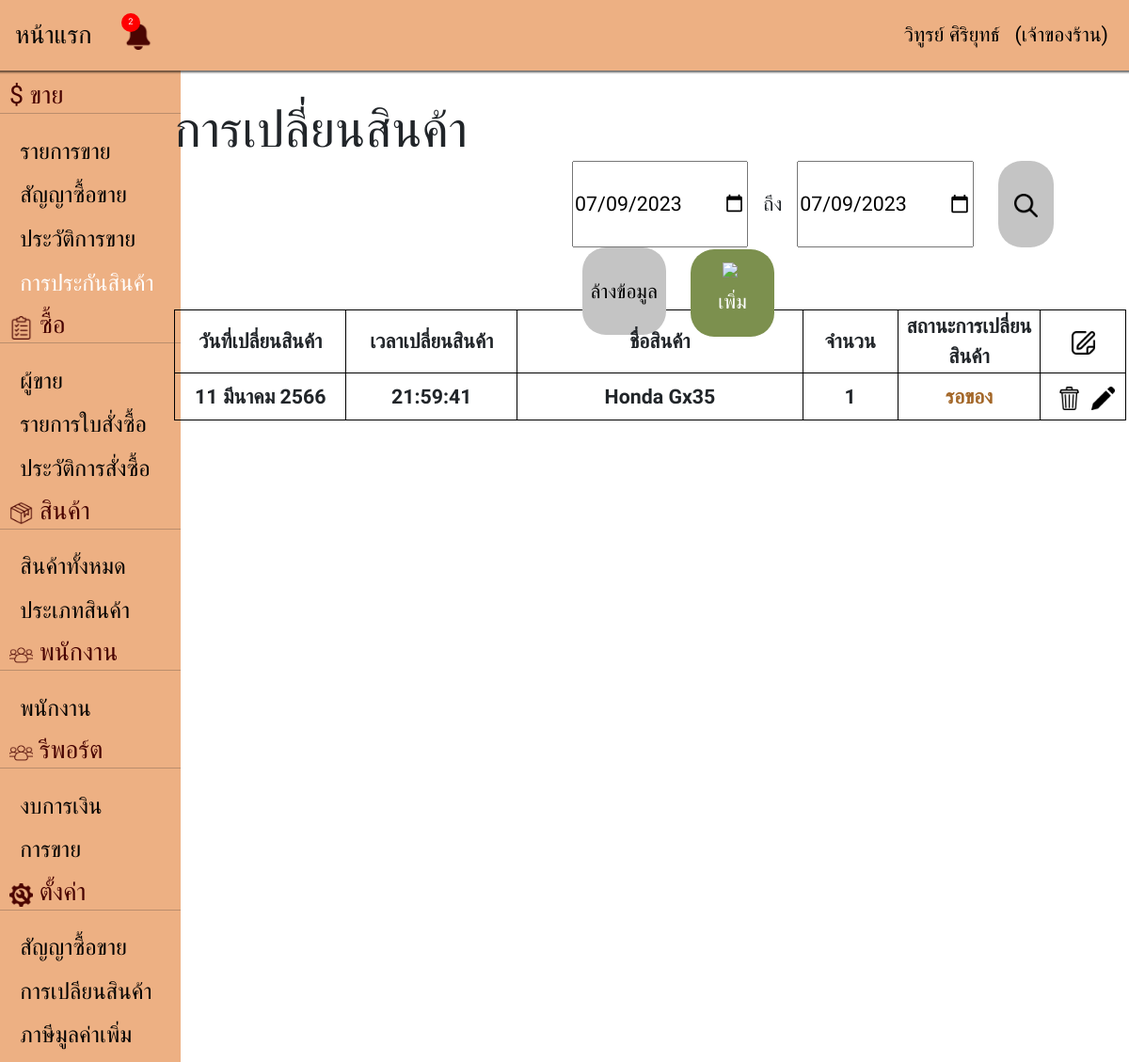
Page /productexchangehistory.php (signed in) on the committed database.
### tables this page shows
CREATE TABLE `product_exchange_tb` (
  `product_exchange_id` int(5) NOT NULL COMMENT 'รหัสการเปลี่ยนสินค้า',
  `product_id` int(5) NOT NULL COMMENT 'รหัสรายการสินค้า',
  `exchange_date` datetime NOT NULL DEFAULT current_timestamp() COMMENT 'วันที่การเปลี่ยนสินค้า',
  `damage_proof` varchar(255) NOT NULL COMMENT 'หลักฐานความเสียหาย',
  `note` text NOT NULL COMMENT 'หมายเหตุ',
  `exchange_amount` int(5) NOT NULL COMMENT 'จำนวนการเปลี่ยนสินค้า',
  `exchange_status` tinyint(1) NOT NULL DEFAULT 0 COMMENT 'สถานะการเปลี่ยนสินค้า/เปลี่ยนสินค้าแล้วหรือไม่',
  `exchange_period` date DEFAULT NULL COMMENT 'ระยะรับการเปลี่ยนสินค้า',
  `exchange_name` varchar(50) NOT NULL COMMENT 'ชื่อ',
  `exchange_tel` varchar(20) NOT NULL COMMENT 'เบอร์โทร'
);

CREATE TABLE `product_tb` (
  `product_id` int(10) NOT NULL COMMENT 'รหัสรายการสินค้า',
  `product_name` varchar(30) NOT NULL COMMENT 'ชื่อสินค้า',
  `category_id` int(3) NOT NULL COMMENT 'รหัสประเภทของสินค้า',
  `brand` varchar(100) NOT NULL COMMENT 'ยี่ห้อสินค้า',
  `model` varchar(30) NOT NULL DEFAULT '-' COMMENT 'รุ่นสินค้า',
  `sell_id` int(4) NOT NULL COMMENT 'รหัสผู้ขาย',
  `product_detail` longtext NOT NULL COMMENT 'ข้อความรายละเอียดสินค้า',
  `product_img` varchar(255) NOT NULL COMMENT 'รูปภาพสินค้า',
  `product_detail_img` varchar(255) NOT NULL COMMENT 'รูปรายละเอียดสินค้า',
  `product_dlt_unit` int(6) NOT NULL COMMENT 'จำนวนหักจากคลัง',
  `product_unit` varchar(10) NOT NULL COMMENT 'หน่วยนับ',
  `price` float NOT NULL COMMENT 'ราคาขาย',
  `notification_amt` int(2) NOT NULL COMMENT 'จำนวนแจ้งเตือนขั้นต่ำ',
  `product_rm_unit` int(6) NOT NULL COMMENT 'จำนวนในคลัง',
  `product_exchange_id` int(5) NOT NULL COMMENT 'รหัสการเปลี่ยนสินค้า',
  `sales_status` tinyint(1) NOT NULL DEFAULT 1 COMMENT 'สถานะการขาย',
  `set_n_amt` tinyint(1) NOT NULL DEFAULT 0 COMMENT 'ตั้งค่าสินค้าคงคลังขั้นต่ำล่วงหน้า',
  `date_n_amt` date DEFAULT NULL COMMENT 'วันที่เริ่มใช้งานล่วงหน้า',
  `notification_amt2` int(6) DEFAULT NULL COMMENT 'จำนวนแจ้งเตือนขั้นต่ำล่วงหน้า',
  `vat` tinyint(1) NOT NULL COMMENT 'ภาษีมูลค่าเพิ่ม',
  `set_exchange` tinyint(1) NOT NULL COMMENT 'สถานะการเปลี่ยนสินค้า/สินค้ารองรับการเปลี่ยน'
);

### database/Connection.php (called while the page is built)
<?php
function Connection(){
    $servername = "localhost";
    $username = "root";
    $password = "";
    $database = "shop_pj";
    try {
        $conn = new PDO("mysql:host=$servername;dbname=$database", $username, $password);
        $conn->setAttribute(PDO::ATTR_ERRMODE, PDO::ERRMODE_EXCEPTION);
        $conn->query("SET NAMES UTF8");
        return $conn;
    } catch (PDOException $e) {
        throw new Exception("Connection failed: " . $e->getMessage());
    }
}

### database/ProductExchange.php (called while the page is built, shortened)
<?php
include_once("Connection.php");
class ProductExchange
{
    private $conn;
    function __construct()
    {
        $this->conn = Connection();
    }
    public function fetchAll()
    {
        try {
            $sql = "SELECT E.*,P.product_name FROM product_exchange_tb E,product_tb P WHERE E.product_id = P.product_id ORDER BY E.exchange_date DESC  ";
            $stmt = $this->conn->prepare($sql);
            $stmt->execute();
            $result = $stmt->fetchAll(PDO::FETCH_ASSOC);
            if (!$result) {
                return [];
            } else {
                return $result;
            }
        } catch (Exception $e) {
            http_response_code(500);
            echo strval($e);
        }
    }
}

### service/datetimeDisplay.php (called while the page is built, shortened)
<?php
function dateTimeDisplay($strDateTime)
{
    $moth = ["มกราคม", "กุมภาพันธ์", "มีนาคม", "เมษายน", "พฤษภาคม", "มิถุนายน", "กรกฏาคม", "สิงหาคม", "กันยายน", "ตุลาคม", "พฤศจิกายน", "ธันวาคม"];
    $date = explode(' ', $strDateTime)[0];
    $D = array_reverse(explode('-', $date));
    $D[2] += 543;
    $D[1] = $moth[$D[1] - 1];
    return implode(' ', $D);
}
function ShowTime($strDateTime)
{
    return $date = explode(' ', $strDateTime)[1];
}

### productexchangehistory.php (the view, shortened to what this page needs)
<!DOCTYPE html>
<html lang="en">
<head>
    <link href="./node_modules/bootstrap/dist/css/bootstrap.min.css" rel="stylesheet">
    <link rel="stylesheet" href="./src/css/productexchangehistory.css" />
</head>
<?php
include_once('nav.php');
include_once "./database/ProductExchange.php";
include_once "./service/datetimeDisplay.php";
$productexchange = new ProductExchange();
if (isset($_GET['start']) && isset($_GET['end']) && $_GET['start'] != '' && $_GET['end'] != '') {
    $rows = $productexchange->fetchBetween($_GET['start'], $_GET['end']);
} else if ((!isset($_GET['start']) && !isset($_GET['end'])) || ($_GET['start'] != '' && $_GET['end'] != '')) {
    $rows = $productexchange->fetchAll();
} else {
    $rows = [];
}
?>
<body>
    <form>
        <div class="row">
            <div class="col-1 Nbar min-vh-100"><?php include_once('bar.php'); ?></div>
            <div class="col-11">
                <div class="row main">
                    <div class="col-5 d-flex justify-content-start">
                        <h1>การเปลี่ยนสินค้า</h1>
                    </div>
                    <div class="col-7 d-flex justify-content-end mai">
                        <form action="productexchangehistory.php" method="GET">
                            <div class="col">
                                <input value="<?= date('Y-m-d') ?>" value="<?= isset($_GET['start']) ? $_GET['start'] : '' ?>" class="date" type="date" name="start" id="start"> &nbsp&nbspถึง&nbsp&nbsp
                                <input value="<?= date('Y-m-d') ?>" value="<?= isset($_GET['end']) ? $_GET['end'] : '' ?>" class="date" type="date" name="end" id="end">
                                <button type="submit" class="s"><img src="./src/images/search.png" width="25"></button>
                                <button type="button" onclick="window.location= 'productexchangehistory.php'" class="btn-c reset">ล้างข้อมูล</button>
                                <a type="button" href="./searchinformation.php" class="submit btn"><img src="./src/images/plus.png" width="25" style="margin-top: -0.3rem;">&nbsp เพิ่ม</a>
                            </div>
                        </form>
                    </div>
                </div>
                    <?php if (count($rows) > 0) { ?>
                        <table class="pdrtb" >
                            <thead>
                                <tr>
                                    <th width=18%>วันที่เปลี่ยนสินค้า</th>
                                    <th width=18%>เวลาเปลี่ยนสินค้า</th>
                                    <th width=30%>ชื่อสินค้า</th>
                                    <th width=10%>จำนวน</th>
                                    <th width=15%>สถานะการเปลี่ยนสินค้า</th>
                                    <th width=10%><img src="./src/images/edit.png" width="25"></th>
                                </tr>
                            </thead>
                            <tbody id="productExchangeTable">
                                <?php foreach ($rows as $row) { ?>
                                    <tr>
                                        <th><?= dateTimeDisplay($row['exchange_date']) ?></th>
                                        <th><?= ShowTime($row['exchange_date']) ?></th>
                                        <th id="text<?= $row['product_id'] ?>"><?= $row['product_name'] ?></th>
                                        <th><?= number_format($row['exchange_amount']) ?></th>
                                        <th><?php if ($row['exchange_status'] == 1) { ?>
                                                <a type='button' onclick="wait(<?= $row['product_exchange_id']; ?>)">
                                                    <font color=#A36627>รอของ</font>
                                                </a>
                                            <?php } else { ?>
                                                สำเร็จ
                                            <?php } ?>
                                        </th>
                                        <th>
                                            <?php if ($row['exchange_status'] == 1) { ?>
                                                <button type="button" class="bgs" onclick="del(<?= $row['product_exchange_id']; ?>)"><img src="./src/images/icon-delete.png" width="25"></button>
                                                <a href="editproductexchange.php?id=<?= $row['product_exchange_id']; ?>" type="button" class="bgs"><img src="./src/images/icon-pencil.png" width="25"></a>
                                            <?php } ?>
                                        </th>
                                    </tr>
                                <?php } ?>
                            </tbody>
                        </table>
                    <?php } else {
                        echo '<div class="d-flex justify-content-center"><h3 style="margin-top: 9rem; margin-bottom: 9rem;">ไม่พบข้อมูล</h3></div>';
                    } ?>
            </div>
        </div>
    </form>
</body>
</html>

### src/css/productexchangehistory.css (style rules this page uses)
* { font-family: 'IBM Plex Sans Thai', sans-serif; font-size: 16pt; }
.row { --bs-gutter-x: 0; }
.main { margin-left: 4rem; margin-top: 5rem; }
.mai { margin-top: 3rem; }
.Nbar { margin-top: 3.5rem; }
table, td, th { border: 1px solid black; text-align: center; }
table { border-collapse: collapse; width: 92%; }
th { height: 50px; }
.s { border: 0ch; width: 10%; height: 80%; background-color: #C4C4C4; border-radius: 25px 25px 25px 25px; margin-left: 1rem; margin-right: 0.5rem; }
.pdrtb { margin-top: 2rem; margin-left: 4rem; margin-bottom: 4rem; }
.bgs { border: 0ch; background-color: white; }
.submit { background-color: #7C904E; border: 0ch; color: white; }
.btn { border-radius: 25px 25px 25px 25px; font-size: 16pt; width: 15%; height: 80%; }
.reset { background-color: #C4C4C4; color: black; border: 0ch; width: 15%; height: 80%; }
.btn-c { border-radius: 25px 25px 25px 25px; font-size: 16pt; width: 15%; height: 80%; margin-left: 0.5rem; margin-right: 1rem; }
.date { height: 80%; }

### rows in the picture
product_exchange_tb: exchange_date "11 มีนาคม 2566", exchange_date "21:59:41", product.product_name "Honda Gx35", exchange_amount "1", exchange_status 1 (drawn)

### other values in the picture
count($lost) "2"
$_SESSION['username'] "วิทูรย์ ศิริยุทธ์"
getFullRole($_SESSION['role']) "เจ้าของร้าน"
